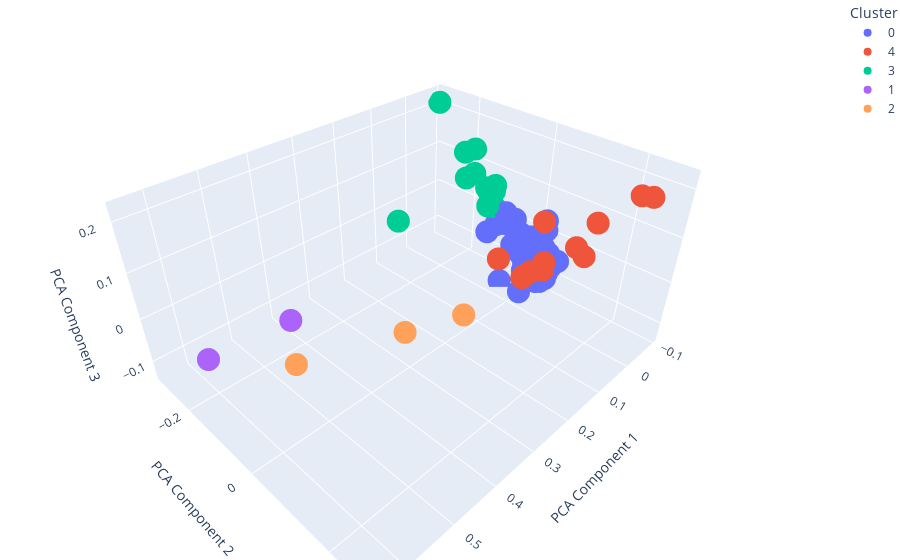

The notebook cell this image was saved under:
### Code cell
plot_inertia(10)

n_clusters = 5
kmeans = KMeans(n_clusters=n_clusters, random_state=0)
kmeans.fit(feature_vecs)
labels = kmeans.labels_
print(labels)

pca = PCA(n_components=3)
reduced_features = pca.fit_transform(feature_vecs)

# fig = plt.figure()
# ax = fig.add_subplot(111, projection='3d')

# colors = ['r', 'g', 'b', 'y', 'c', 'm']
# for i in range(n_clusters):
#     ax.scatter(reduced_features[labels == i, 0], reduced_features[labels == i, 1], reduced_features[labels == i, 2], 
#                color=colors[i], label=f'Cluster {i}')

# ax.set_xlabel('PCA Component 1')
# ax.set_ylabel('PCA Component 2')
# ax.set_zlabel('PCA Component 3')
# ax.legend()
# plt.title('K-means Clustering')
# plt.show()



df = pd.DataFrame(reduced_features, columns=['PCA Component 1', 'PCA Component 2', 'PCA Component 3'])
df['Cluster'] = labels.astype(str)

df['Species'] = normalized_phyto.index
display(df)
print(df)
fig = px.scatter_3d(df, x='PCA Component 1', y='PCA Component 2', z='PCA Component 3', color='Cluster', hover_name='Species')

fig.update_layout(margin=dict(l=0, r=0, b=0, t=0))

fig.show()


phyto_clusters = []


for i in range(n_clusters):
    cluster_phytoplankton = [phytoplankton_columns[j] for j in range(len(labels)) if labels[j] == i]
    print(f"Cluster {i}:")
    phyto_clusters.append(cluster_phytoplankton)
    print(cluster_phytoplankton)
    print()

### Figure 1 — Plotly figure (JSON) as saved in the notebook; plotly's stock layout.template omitted (floating-point values rounded to 4 significant figures)
{"data": [{"hovertemplate": "<b>%{hovertext}</b><br><br>Cluster=0<br>PCA Component 1=%{x}<br>PCA Component 2=%{y}<br>PCA Component 3=%{z}<extra></extra>", "hovertext": ["Asterionella glacialis", "Ditylum brightwellii", "Eucampia zodiacus", "Guinardia delicatula", "Odontella sinensis", "Rhaphoneis amphiceros", "Rhizosolenia setigera", "Thalassionema nitzschioides", "Thalassiosira rotula", "Diplopsalis lenticula", "Guinardia flaccida", "Gyrodinium spirale", "Noctiluca scintillans", "Protoperidinium bipes", "Phaeocystis", "Stephanopyxis turris", "Katodinium glaucum", "Oblea rotunda", "Chaetoceros didymus", "Coscinodiscus radiatus", "Ceratium fusus", "Coscinodiscus granii", "Lauderia annulata", "Protoperidinium claudicans", "Prorocentrum micans", "Podosira stelliger", "Pseudopedinella", "Chaetoceros densus", "Actinocyclus octonarius", "Protoperidinium conicum", "Chaetoceros debilis", "Coscinodiscus wailesii", "Dinophysis acuminata", "Prorocentrum triestinum", "Protoperidinium steinii", "Thalassiosira nordenskioeldii", "Chaetoceros curvisetus", "Pleurosigma angulatum", "Protoperidinium subinerme", "Chaetoceros eibenii", "Navicula distans", "Chaetoceros danicus", "Dinophysis rotundata", "Chattonella", "Pyramimonas longicauda", "Detonula pumila", "Roperia tesselata", "Fibrocapsa japonica", "Heterosigma akashiwo"], "legendgroup": "0", "marker": {"color": "#636efa", "symbol": "circle"}, "mode": "markers", "name": "0", "scene": "scene", "showlegend": true, "type": "scatter3d", "x": [-0.0159, 0.002306, -0.05317, -0.03585, -0.01445, 0.0427, 0.03017, 0.006717, -0.03574, -0.04394, -0.06676, -0.06183, -0.05131, -0.05852, -0.053, -0.05654, -0.07805, -0.01552, -0.05882, -0.03001, -0.07824, -0.02803, -0.0593, -0.06301, -0.05875, -0.05281, -0.04438, -0.06381, -0.01046, -0.04624, -0.04951, -0.04988, -0.07707, -0.04557, -0.07064, -0.03887, -0.03626, -0.03296, -0.05551, -0.0722, -0.03002, -0.007325, -0.07543, -0.04431, -0.0378, -0.06138, -0.06981, -0.04271, -0.05672], "y": [0.06365, 0.03485, 0.03315, 0.03113, 0.1022, 0.05607, 0.05137, 0.03665, 0.03263, 0.04955, -0.005314, -0.0275, 0.06026, 0.0145, -0.006067, 0.03915, -0.09093, 0.03454, 0.004563, 0.04958, -0.05531, 0.05735, 0.02863, 0.05005, -0.01629, -0.009928, -0.03402, 0.001696, 0.05015, 0.0594, 0.02341, 0.02795, -0.1067, 0.03555, -0.09659, 0.01856, -0.05347, -0.006552, 0.04782, 0.0104, -0.0934, 0.0148, -0.07952, 0.0476, 0.06274, 0.003047, -0.06187, 0.07074, 0.0191], "z": [-0.01603, -0.06719, -0.0718, -0.03649, 0.002173, -0.06728, -0.02302, -0.02498, -0.05879, 0.03975, -0.03557, -0.0191, -0.03155, -0.01754, -0.003125, -0.0113, -0.01642, -0.0135, -0.1105, -0.0667, 0.00872, -0.07598, -0.05754, -0.07558, -0.04305, -0.0394, -0.03264, -0.005408, -0.04014, -0.01379, -0.0865, -0.05402, -0.02611, -0.09611, -0.01626, -0.07496, -0.1335, 0.01321, -0.03463, -0.04565, -0.0188, -0.01562, 0.01654, 0.06128, -0.07078, -0.07762, -0.005296, -0.03859, -0.1066]}, {"hovertemplate": "<b>%{hovertext}</b><br><br>Cluster=4<br>PCA Component 1=%{x}<br>PCA Component 2=%{y}<br>PCA Component 3=%{z}<extra></extra>", "hovertext": ["Odontella aurita", "Odontella mobiliensis", "Odontella rhombus", "Thalassiosira eccentrica", "Thalassiosira levanderi", "Ebria tripartita", "Odontella regia", "Lithodesmium undulatum", "Helicotheca tamesis", "Protoperidinium achromaticum", "Eunotogramma dubium", "Mediopyxis helysia"], "legendgroup": "4", "marker": {"color": "#EF553B", "symbol": "circle"}, "mode": "markers", "name": "4", "scene": "scene", "showlegend": true, "type": "scatter3d", "x": [0.08315, 0.01724, 0.01396, 0.1579, 0.0259, 0.09836, 0.02116, 0.04082, -0.0145, 0.02864, 0.1203, 0.07787], "y": [0.1059, 0.1571, 0.2799, 0.08397, 0.09676, 0.09823, 0.263, 0.1882, 0.06046, 0.09708, 0.1159, 0.2233], "z": [0.02665, 0.0738, 0.2253, 0.08032, 0.01575, 0.01649, 0.2244, 0.07927, 0.07638, -0.0005898, 0.03995, 0.1796]}, {"hovertemplate": "<b>%{hovertext}</b><br><br>Cluster=3<br>PCA Component 1=%{x}<br>PCA Component 2=%{y}<br>PCA Component 3=%{z}<extra></extra>", "hovertext": ["Protoperidinium brevipes", "Torodinium robustum", "Alexandrium tamarense", "Prorocentrum balticum", "Nitzschia sigma", "Rhizosolenia styliformis", "Dictyocha speculum", "Corymbellus aureus", "Cochlodinium", "Pterosperma", "Mesoporos perforatus", "Protoperidinium depressum", "Dinophysis norvegica"], "legendgroup": "3", "marker": {"color": "#00cc96", "symbol": "circle"}, "mode": "markers", "name": "3", "scene": "scene", "showlegend": true, "type": "scatter3d", "x": [-0.05847, -0.07994, -0.08228, -0.04827, 0.1742, -0.06116, -0.06789, -0.07518, -0.06104, -0.003663, -0.08072, -0.08496, -0.08843], "y": [-0.1621, -0.1169, -0.2101, -0.11, -0.1601, -0.1031, -0.1288, -0.1158, -0.1201, -0.1374, -0.1788, -0.1458, -0.297], "z": [0.1463, 0.01538, 0.1158, 0.03313, 0.06497, 0.07992, 0.05734, 0.05628, 0.0229, 0.1059, 0.07499, 0.04981, 0.2059]}, {"hovertemplate": "<b>%{hovertext}</b><br><br>Cluster=1<br>PCA Component 1=%{x}<br>PCA Component 2=%{y}<br>PCA Component 3=%{z}<extra></extra>", "hovertext": ["Diploneis", "Gyrosigma fasciola"], "legendgroup": "1", "marker": {"color": "#ab63fa", "symbol": "circle"}, "mode": "markers", "name": "1", "scene": "scene", "showlegend": true, "type": "scatter3d", "x": [0.4619, 0.6398], "y": [-0.1451, -0.1203], "z": [-0.019, 0.01458]}, {"hovertemplate": "<b>%{hovertext}</b><br><br>Cluster=2<br>PCA Component 1=%{x}<br>PCA Component 2=%{y}<br>PCA Component 3=%{z}<extra></extra>", "hovertext": ["Chaetoceros subtilis", "Melosira nummuloides", "Actinocyclus normanii"], "legendgroup": "2", "marker": {"color": "#FFA15A", "symbol": "circle"}, "mode": "markers", "name": "2", "scene": "scene", "showlegend": true, "type": "scatter3d", "x": [0.2899, 0.4973, 0.1647], "y": [-0.02389, -0.0891, 0.01512], "z": [-0.07704, -0.06817, -0.0825]}], "layout": {"legend": {"title": {"text": "Cluster"}, "tracegroupgap": 0}, "margin": {"b": 0, "l": 0, "r": 0, "t": 0}, "scene": {"domain": {"x": [0, 1], "y": [0, 1]}, "xaxis": {"title": {"text": "PCA Component 1"}}, "yaxis": {"title": {"text": "PCA Component 2"}}, "zaxis": {"title": {"text": "PCA Component 3"}}}}}
